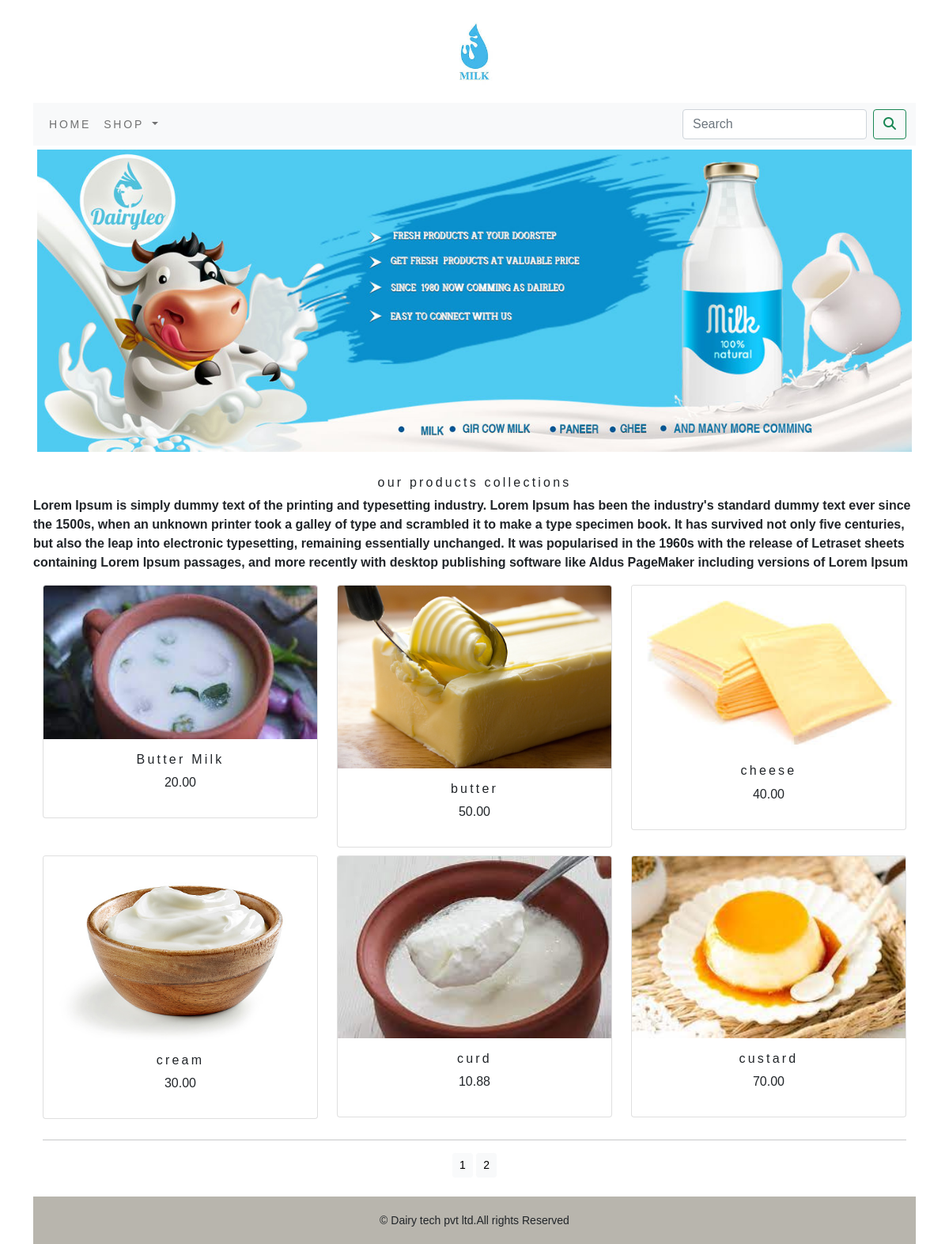
The page /shopapp/ on the database its author committed.
### shopapp/models.py (models this page shows, shortened)
class Product(models.Model):
    name=models.CharField(max_length=250,unique=True)
    slug=models.SlugField(max_length=250,unique=True)
    description=models.TextField(blank=True)
    price=models.DecimalField(max_digits=10,decimal_places=2)
    category=models.ForeignKey(Category,on_delete=models.CASCADE)
    image=models.ImageField(upload_to='product',blank=True)
    stock=models.IntegerField()
    available=models.BooleanField(default=True)
    created=models.DateTimeField(auto_now_add=True)
    updated=models.DateTimeField(auto_now=True)
    def get_url(self):
        return reverse('shopapp:prodCatdetail', args=[self.category.slug,self.slug])
    class Meta:
        ordering=('name',)
        verbose_name='product'
        verbose_name_plural = 'products'

### shopapp/views.py (the view)
# urls.py: path('',views.allProdCat,name='allProdCat'),
def allProdCat(request, c_slug=None,get_objects=None):
    c_page=None
    products_list=None
    if c_slug!=None:
        c_page=get_object_or_404(Category,slug=c_slug)
        products_list=Product.objects.all().filter(category=c_page,available=True)
    else:
        products_list=Product.objects.all().filter(available=True)
    paginator=Paginator(products_list,6)
    try:
        page=int(request.GET.get('page','1'))
    except:
        page=1
    try:
        products=paginator.page(page)
    except(EmptyPage,InvalidPage):
        products=paginator.page(paginator.num_pages)
    return render (request,"category.html",{'Category':c_page, 'products':products})

### cart/context_processors.py (called while the page is built)
def counter (request):
    item_count=0
    if 'admin' in request.path:
        return {}
    else:
        try:
            cart=Cart.objects.filter(cart_id=_cart_id(request))
            car_items=CartItem.objects.all().filter(cart=cart[:1])
            for cart_item in car_items:
                item_count += cart_item.quantity
        except Cart.DoesNotExist:
            item_count =0
    return dict(item_count=item_count)

### cart/views.py (called while the page is built)
def _cart_id(request):
    cart=request.session.session_key
    if not cart:
        cart=request.session.create()
    return cart

### shopapp/context_processors.py (called while the page is built)
def menu_links(request):
    links=Category.objects.all()
    return dict(links=links)

### shopapp/models.py (called while the page is built)
    def get_url(self):
        return reverse('shopapp:product_by_category',args=[self.slug])

### templates/category.html (shortened to what this page needs)
{% extends 'base.html' %}
{% load static %}
{% block content %}
<div class="mx_auto">
    {% if category %}
    <img class="my_image " src="{{category.image.url}}" alt="{{category.name}}">
</div>
<br>
<div>
<h1 class="text-center my_title">{{category.name}}</h1>
<p class="text-justify">{{category.description}}</p>
</div>
{% else %}
<div>
    <img class="my_image my_image_padding" src="{% static 'img/mil.jpg' %}" alt="our products" width="1500px;" height="600px;">
</div>
<br>
<div>
    <h2 class="text-center my_title">our products collections</h2>
    <p class="text-justify"><b>Lorem Ipsum is simply dummy text of the printing and typesetting industry. Lorem Ipsum has been the industry's standard dummy text ever since the 1500s, when an unknown printer took a galley of type and scrambled it to make a type specimen book. It has survived not only five centuries, but also the leap into electronic typesetting, remaining essentially unchanged. It was popularised in the 1960s with the release of Letraset sheets containing Lorem Ipsum passages, and more recently with desktop publishing software
        like Aldus PageMaker including versions of Lorem Ipsum</b></p>
</div>
    {% endif %}
<div class="container">
    <div class="row mx_auto">
        {% for product in products.object_list %}
        <div class="my_bottom_margin col-9 col-sm-12 col-md-4 col-lg-4  ">
            <div class="card text-center" style="min-width:18rem;">
                <a href="{{product.get_url}}"><img class="card-img-top my_image"src="{{product.image.url}}" alt="{{product.name}}"></a>
                <div class="card-body">
                    <h4>{{product.name}}</h4>
                    <p>{{product.price}}</p>
                </div>
            </div>
        </div>
        {% endfor %}
    </div>
                <div class="mx_auto">
                 {% if products.paginator.num_pages > 1 %}
                    <hr>
                    <div class="text-center">
                        {% for pg in products.paginator.page_range %}
                        <a href="?page={{pg}}" class="btn btn-light btn-sm {% if products.number == pg %} active {% endif %}">{{pg}}</a>
                        {% endfor %}
                    </div>
                    {% endif %}
                </div>
    <br>
            </div>
{% endblock %}

### templates/base.html (shortened to what this page needs)
{% load static %}
<!DOCTYPE html>
<html lang="en">
<head>
     <link href="{% static 'css/bootstrap.min.css' %}" rel="stylesheet" >
    <link rel="stylesheet" href="{% static 'css/custom.css' %}">
</head>
<body>
<div class="container">
    {% include 'header.html' %}
    {% include 'nav.html' %}
    {% block content %}
    {% endblock %}
</div>
    {% include 'footer.html' %}
</body>
</html>

### templates/header.html
{% load static %}
<header>
   <center>
    <a href="{% url 'shopapp:allProdCat' %}"><img src="{% static 'img/imglog.jpeg' %}" alt="logo image" width="130px;" height="130 px;">
   </center>
</header>

### templates/nav.html (shortened to what this page needs)
<nav class="navbar navbar-expand-lg navbar-light bg-light">
  <div class="container-fluid">
    <div class="collapse navbar-collapse" id="navbarSupportedContent">
      <ul class="navbar-nav me-auto mb-2 mb-lg-0">
        <li class="nav-item">
          <a class="nav-link" href="#">Home</a>
        </li>
        <li class="nav-item dropdown {% if 'shopapp' in request.path %} active {%endif %}">
          <a class="nav-link dropdown-toggle" href="#" id="navbarDropdown" role="button" data-bs-toggle="dropdown" aria-expanded="false">
            Shop
          </a>
        </li>
      </ul>
      <form class="d-flex" action="{% url 'search_app:SearchResult' %}" method="get">
        <input class="form-control me-2" type="search" placeholder="Search" name="q" aria-label="Search">
        <button class="btn btn-outline-success" type="submit"><i class="fa fa-search"></i></button>
      </form>
    </div>
  </div>
</nav>

### templates/footer.html
<div class="footer navbar-fixed-bottom my_footer">
  <p class="text-center">&copy; Dairy tech pvt ltd.All rights Reserved</p>
</div>

### static/css/custom.css (style rules this page uses)
body { font-family: 'Anuphan', sans-serif; }
.nav-item { letter-spacing:.2em; font-size:14px; text-transform:uppercase; }
.my_footer { background-color : #b8b5ad; height:60px; }
.my_footer p { padding-top:20px; font-size:14px; }
.my_image { width:100%; height:auto; }
.my_title { font-size:16px; text_transform:uppercase; letter-spacing:.2em; }
.my_image_padding { padding:5px; }
.my_bottom_margin { margin-bottom:10px; }
.card-body h4 { font-size:16px; text_transform:uppercase; letter-spacing:.2em; }

### rows shown on the page
Product: image (picture), name "Butter Milk", price "20.00"
Product: image (picture), name "butter", price "50.00"
Product: image (picture), name "cheese", price "40.00"
Product: image (picture), name "cream", price "30.00"
Product: image (picture), name "curd", price "10.88"
Product: image (picture), name "custard", price "70.00"

### other values the page prints
{{ pg }} "1" "2"
